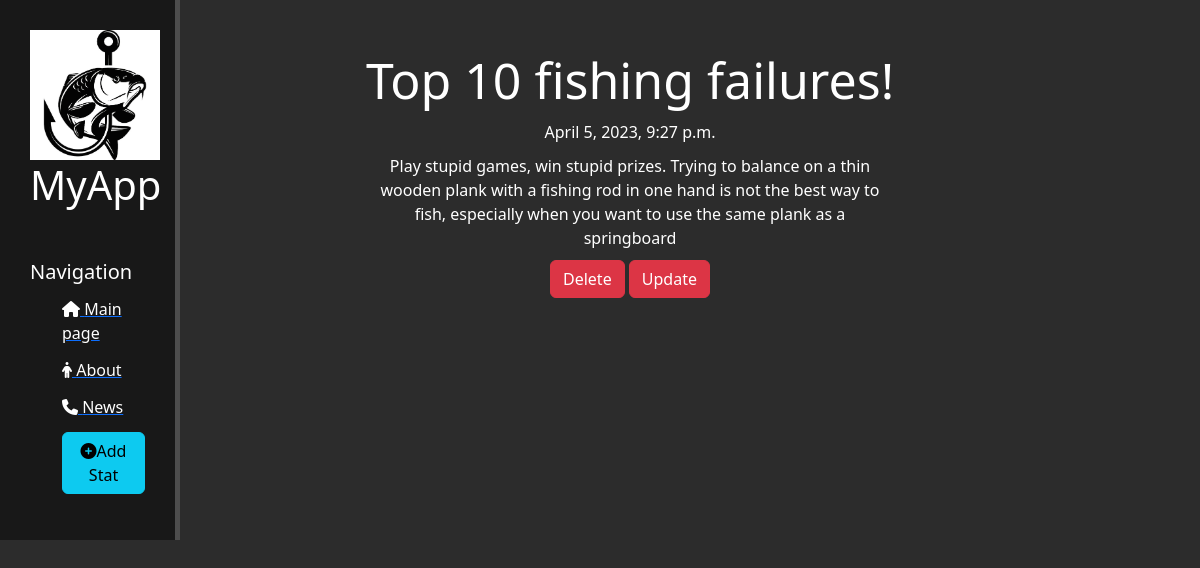
Screenshot of /news/8 with the database file from the repository.
### news/models.py (models this page shows, shortened)
class Articles(models.Model):
    title = models.CharField('Name', max_length=50)
    intro = models.CharField('Intro', max_length=250)
    full_text = models.TextField('Stat')
    date = models.DateTimeField('Data of publication')

### news/views.py (the view)
# urls.py: path('<int:pk>', views.NewsDetailView.as_view(), name='news_detail'),
class NewsDetailView(DetailView):
    model = Articles
    template_name = 'news/details_view.html'
    context_object_name = 'article'

### news/templates/news/details_view.html (shortened to what this page needs)
{% extends 'app/layout.html' %}
{% block content%}
   <div class="features">
     <h1>{{ article.title }}</h1>
     <p>{{ article.date }}</p>
     <p>{{ article.full_text }}</p>
       <a href="{% url 'news-delete' article.id %}" class="btn btn-danger">Delete</a>
       <a href="{% url 'news-update' article.id %}" class="btn btn-danger">Update</a>
   </div>
{% endblock %}

### app/static/app/css/main.css (style rules this page uses)
body { background: #2c2c2c; }
main .features { float: left; color: #fff; margin-top: 50px; text-align: center; width: 75%; }
main .features h1 { font-size: 50px; }
main .features p { max-width: 500px; margin: 10px auto; }

### rows the page displays
Articles: title "Top 10 fishing failures!", date "April 5, 2023, 9:27 p.m.", full_text "Play stupid games, win stupid prizes. Trying to balance on a thin wooden plank with a fishing rod in one hand is not the best way to fish, especially when you want to use the same plank as a springboard"
